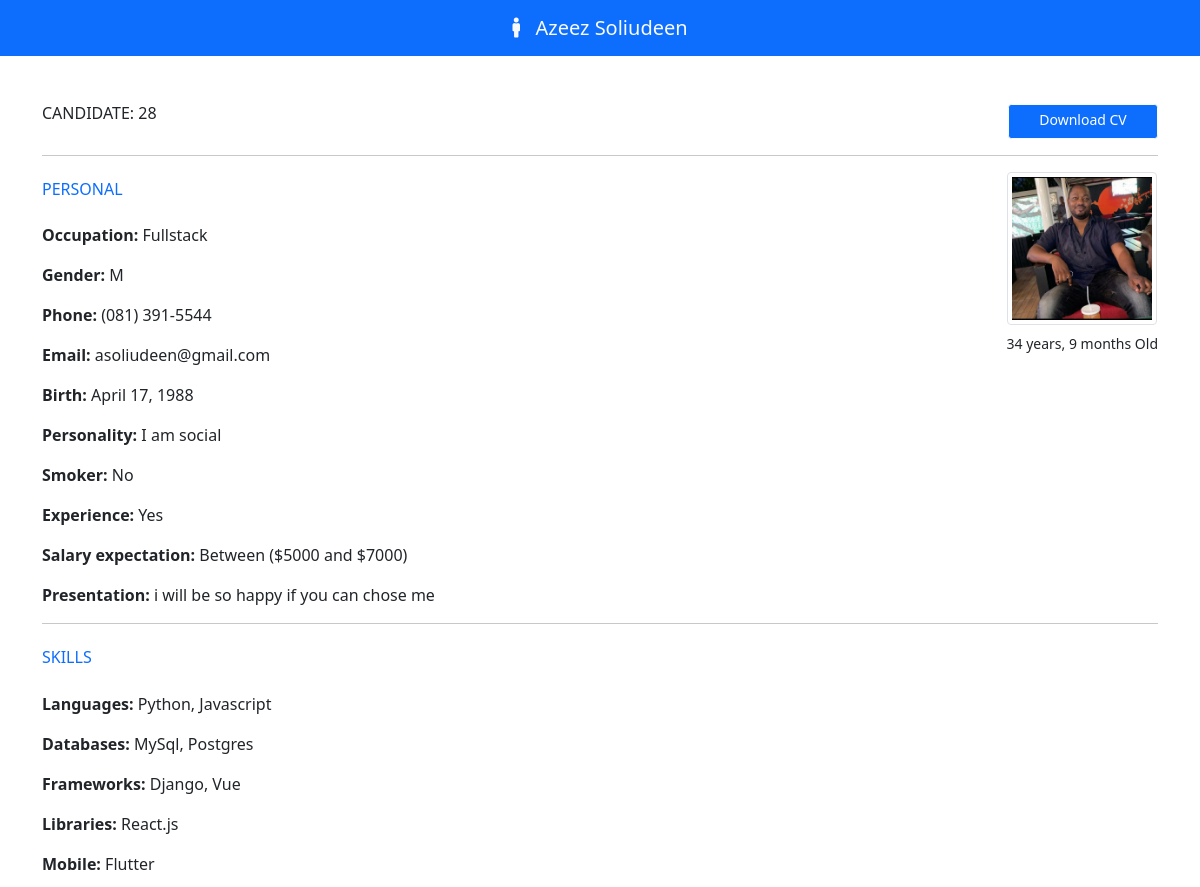
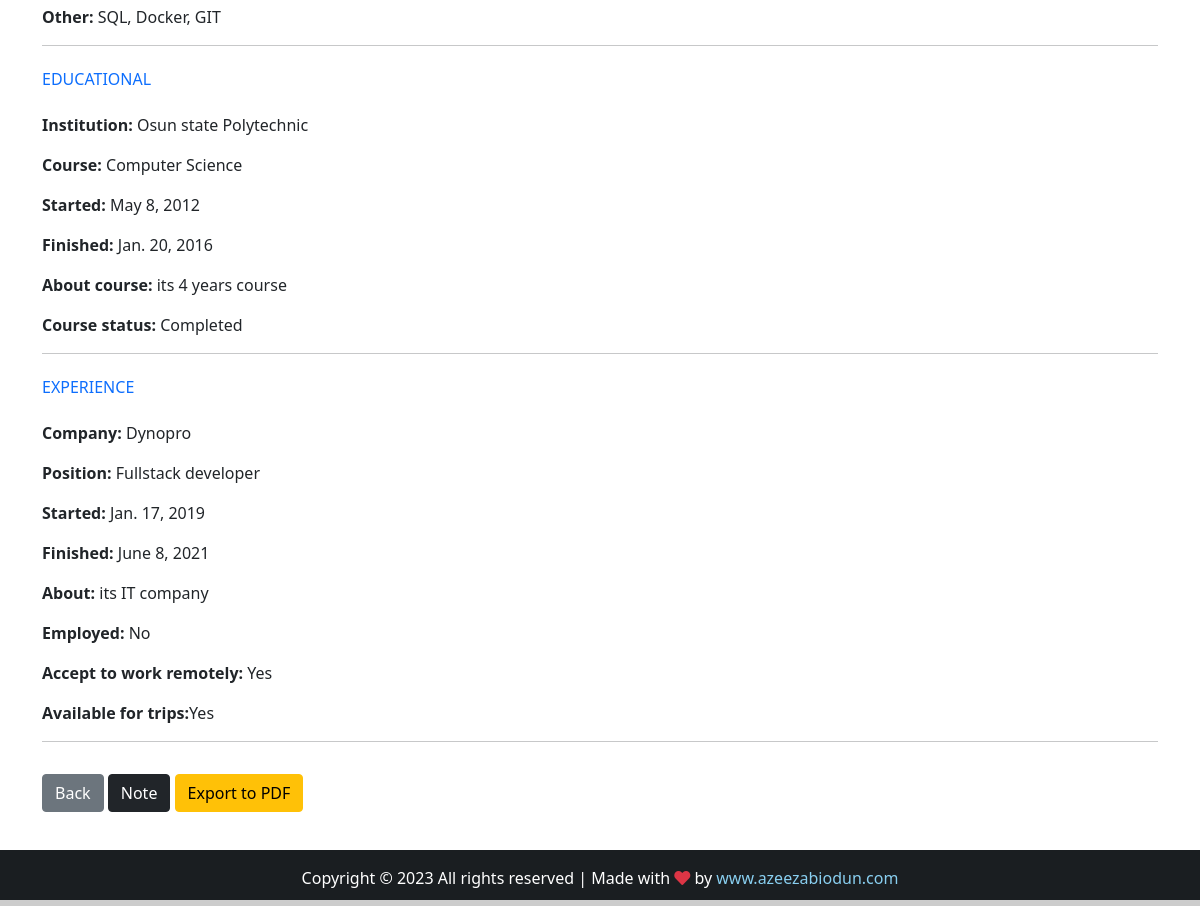
Screenshot of /28/ (signed in) with the database file from the repository (2 pictures, top to bottom).
### app/models.py (models this page shows, shortened)
class candidate(models.Model):
    first_name = models.CharField(max_length=50)
    last_name = models.CharField(max_length=50)
    job = models.CharField(max_length=5, verbose_name='Job code')
    birth =models.DateField(auto_now=False, auto_now_add=False, verbose_name='Birthday')
    phone = models.CharField(max_length=18)
    personality = models.CharField(max_length=50, null=True, choices=PERSONALITY)
    salary = models.CharField(max_length=50, verbose_name='Salary expectation')
    gender = models.CharField(max_length=7)
    experience = models.BooleanField(null=True)
    smoker = models.CharField(max_length=10, null=True, choices=SMOKER, default="")
    email = models.EmailField(max_length=50)
    message = models.TextField(verbose_name='Presentation')
    file = models.FileField(upload_to='resume', blank=True, verbose_name='Resume')
    image = models.ImageField(upload_to='photo', blank=True, verbose_name='Photo')
    created_at = models.DateTimeField(auto_now_add=True)
    updated_at = models.DateTimeField(auto_now=True)
    Situation = models.CharField(max_length=50, null=True, choices=SITUATION, default='Pending')
    company_note = models.TextField(blank=True)
    frameworks = MultiSelectField(choices=FRAMEWORKS, default="", max_length=50)
    languages = MultiSelectField(choices=LANGUAGES, default="", max_length=50)
    databases = MultiSelectField(choices=DATABASES, default="", max_length=50)
    libraries = MultiSelectField(choices=LIBRARIES, default="", max_length=50)
    mobile = MultiSelectField(choices=MOBILE, default="", max_length=50)
    others = MultiSelectField(choices=OTHERS, default="", max_length=50)
    institution = models.CharField(max_length=50)
    course = models.CharField(max_length=50)
    started_course = models.DateField(auto_now=False, auto_now_add=False)
    finished_course = models.DateField(auto_now=False, auto_now_add=False)
    about_course = models.TextField()
    status_course = models.CharField(max_length=50, null=True, choices=STATUS_COURSE)
    company = models.CharField(max_length=50)
    position = models.CharField(max_length=50)
    started_job = models.DateField(auto_now=False, auto_now_add=False)
    finished_job = models.DateField(auto_now=False, auto_now_add=False)
    about_job = models.TextField()
    employed = models.BooleanField(null=True, verbose_name='I am employed')
    remote = models.BooleanField(null=True, verbose_name='I agree to work remotely')
    travel = models.BooleanField(null=True, verbose_name="I'm available for travel")

### app/views.py (the view)
# urls.py: path('<int:candidate_id>/', views.Candidate, name='candidate'),
@login_required(login_url='loginpage')
@cache_control(no_cache=True, must_revalidate=True, no_store=True)
def Candidate(request, candidate_id):
    candidateObj = get_object_or_404(candidate, id=candidate_id)
    context= {
        'candidate': candidateObj
    }
    return render(request, 'app/candidate.html', context)

### app/templates/app/candidate.html (shortened to what this page needs)
{% extends 'base.html' %}
{% block navbar %}
    {% if candidate.gender == 'F' %}
        bg-danger
    {% else %}
        bg-primary
    {% endif %}
{% endblock navbar %}
{% block nav-content %}
<a class="navbar-brand flex-grow-1 text-center text-light to_center">
    <i class="fas {% if candidate.gender == 'F' %} fa-female {% else %} fa-male{% endif %} f-size">
    </i>&nbsp;&nbsp; {{candidate.first_name}} {{candidate.last_name}}
</a>
{% endblock nav-content %}
{% block footer-color %}
    {% if candidate.gender == 'F' %}
        style="color: #ff7f7f;"
    {% else %}
        style="color: #89cff0;"
    {% endif %}
{% endblock footer-color %}
{% block content %}
<div class="container {% block mt %} mt-5 {% endblock mt %}" {% block font %}{% endblock font %}>
    <div class="d-flex justify-content-between">
        <h6 class="mb-3">CANDIDATE: {{ candidate.id}}</h6>
        {% block btn-download %}
        <a class="btn {% if candidate.gender == 'F' %} btn-danger {% else %} btn-primary {% endif %} btn-sm border-light"
            href="{{candidate.file.url}}"
            style="width: 150px;">Download CV</a>
        {% endblock btn-download %}
    </div>
    <hr>
    <div class="float-end">
        <img src="{{candidate.image.url}}" class="img-fluid img-thumbnail" width="150" height="150">
        <div class="text-center mt-2" style="font-size: 14px;">{{candidate.birth|timesince}} Old</div>
    </div>
    <h6 class="text-primary mb-4 mt-4">PERSONAL</h6>
    {% if candidate.job == 'FR-22' %}
    <p><strong>Occupation:</strong> Frontend</p>
    {% elif candidate.job == 'BA-10' %}
    <p><strong>Occupation:</strong> Backend</p>
    {% else %}
    <p><strong>Occupation:</strong> Fullstack</p>
    {% endif %}
    <p><strong>Gender:</strong> {{candidate.gender}}</p>
    <p><strong>Phone:</strong> {{candidate.phone}}</p>
    <p><strong>Email:</strong> {{candidate.email}}</p>
    <p><strong>Birth:</strong> {{candidate.birth}}</p>
    <p><strong>Personality:</strong> {{candidate.personality}}</p>
    {% if candidate.smoker == '1' %}
    <p><strong>Smoker:</strong> Yes</p>
    {% else %}
    <p><strong>Smoker:</strong> No</p>
    {% endif %}
    {% if candidate.experience == True %}
    <p><strong>Experience:</strong> Yes</p>
    {% else %}
    <p><strong>Experience:</strong> <span class="text-danger">No</span></p>
    {% endif %}
    <p><strong>Salary expectation:</strong> {{candidate.salary}}</p>
    <p><strong>Presentation:</strong> {{candidate.message}}</p>
    <hr>
    <h6 class="text-primary mb-4 mt-4">SKILLS</h6>
    <p><strong>Languages:</strong> {{candidate.languages}}</p>
    <p><strong>Databases:</strong> {{candidate.databases}}</p>
    <p><strong>Frameworks:</strong> {{candidate.frameworks}}</p>
    <p><strong>Libraries:</strong> {{candidate.libraries}}</p>
    <p><strong>Mobile:</strong> {{candidate.mobile}}</p>
    <p><strong>Other:</strong> {{candidate.others}}</p>
    <hr>
    <h6 class="text-primary mb-4 mt-4">EDUCATIONAL</h6>
    <p><strong>Institution:</strong> {{candidate.institution}}</p>
    <p><strong>Course:</strong> {{candidate.course}}</p>
    <p><strong>Started:</strong> {{candidate.started_course}}</p>
    <p><strong>Finished:</strong> {{candidate.finished_course}}</p>
    <p><strong>About course:</strong> {{candidate.about_course}}</p>
    {% if candidate.status_course == 'I took a break' %}
    <p><strong>Course status: </strong><span class="text-danger">{{candidate.status_course}}</span></p>
    {% else %}
    <p><strong>Course status: </strong>{{candidate.status_course}}</p>
    {% endif %}
    <hr>
    <h6 class="text-primary mb-4 mt-4">EXPERIENCE</h6>
    <p><strong>Company:</strong> {{candidate.company}}</p>
    <p><strong>Position:</strong> {{candidate.position}}</p>
    <p><strong>Started:</strong> {{candidate.started_job}}</p>
    <p><strong>Finished:</strong> {{candidate.finished_job}}</p>
    <p><strong>About: </strong> {{candidate.about_job}}</p>
    {% if candidate.employed == True %}
    <p><strong>Employed:</strong> <span class="text-primary">Yes</span></p>
    {% else %}
    <p><strong>Employed:</strong> No</p>
    {% endif %}
    {% if candidate.remote == True %}
    <p><strong>Accept to work remotely:</strong> Yes</p>
    {% else %}
    <p><strong>Accept to work remotely:</strong><span class="text-danger"> No</span></p>
    {% endif %}
    {% if candidate.travel == True %}
    <p><strong>Available for trips:</strong>Yes</p>
    {% else %}
    <p><strong>Available for trips:</strong><span class="text-primary"> No</span></p>
    {% endif %}
    <hr>
    {% block btn-bottom %}
    <a href="{% url 'candidates' %}" class="btn btn-secondary mt-3 mb-3">Back</a>
    {% if request.user.is_superuser %}
        <a href="{% url 'admin:app_candidate_change' candidate.id %}"  target="_blank" class="btn btn-dark mt-3 mb-3">Note</a>
    {% endif %}
    <a href="{% url 'exporttopdf' candidate.id %}" class="btn btn-warning mt-3 mb-3">Export to PDF</a>
    {% endblock btn-bottom %}
</div>
<br>
<br>
<br>
{% endblock content %}

### static/css/style.css (style rules this page uses)
html, body { scroll-behavior: smooth; height: 100%; margin: 0; max-width: 100%; }
a { text-decoration: none !important; }
.to_center { left:50%; transform: translateX(-50%); position: relative; }

### rows the page displays
candidate: first_name "Azeez", last_name "Soliudeen", id "28", image (picture), birth "34 years, 9 months", gender "M", phone "(081) 391-5544", email "asoliudeen@gmail.com", birth "April 17, 1988", personality "I am social", salary "Between ($5000 and $7000)", message "i will be so happy if you can chose me", languages "Python, Javascript", databases "MySql, Postgres", frameworks "Django, Vue", libraries "React.js", mobile "Flutter", others "SQL, Docker, GIT", institution "Osun state Polytechnic", course "Computer Science", started_course "May 8, 2012", finished_course "Jan. 20, 2016", about_course "its 4 years course", status_course "Completed", company "Dynopro", position "Fullstack developer", started_job "Jan. 17, 2019", finished_job "June 8, 2021", about_job "its IT company"
